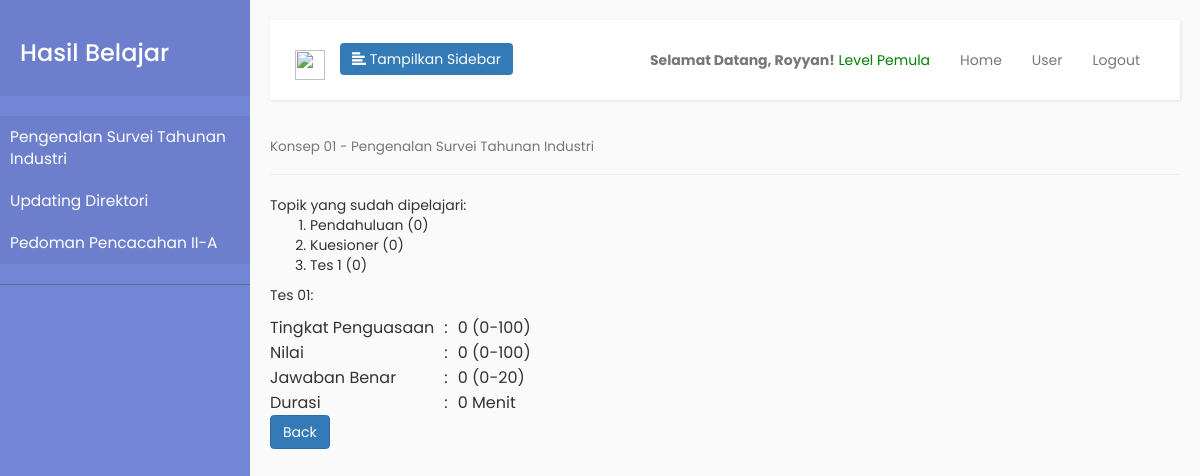
/hasil_belajar.php?konsep_aktif=01&topik_aktif=01 (signed in), run on the app's committed database.
### tables this page shows
CREATE TABLE `materi` (
  `id_konsep` varchar(2) NOT NULL,
  `judul_konsep` varchar(256) NOT NULL,
  `id_topik` varchar(4) NOT NULL,
  `judul_topik` varchar(256) NOT NULL,
  `id` int(11) NOT NULL,
  `video_url` varchar(256) NOT NULL
);

CREATE TABLE `konseptes` (
  `id` int(11) NOT NULL,
  `ID_siswa` varchar(256) NOT NULL,
  `ID_tes` varchar(256) NOT NULL,
  `bobot_tes` int(11) NOT NULL,
  `durasi` int(11) NOT NULL,
  `jawaban_benar` int(11) NOT NULL,
  `nilai` int(11) NOT NULL,
  `tingkat_penguasaan` int(11) NOT NULL,
  `jumlah_tes` int(11) NOT NULL
);

### hasil_belajar.php (the view, shortened to what this page needs)
<?php
    require('blog_connect.php');
    $konsep_aktif = $_GET['konsep_aktif'];
    $topik_aktif = $_GET['topik_aktif'];
    $id_siswa = $_SESSION['nip'];
    $query = "SELECT id_konsep, judul_konsep, id_topik, judul_topik, video_url FROM materi WHERE id_konsep = '$konsep_aktif' AND id_topik = " . $konsep_aktif . $topik_aktif;
    $result = $con->query($query);
    $row = $result->fetch(PDO::FETCH_NUM);
    $konsep_aktif_judul = $row[1];
    $query = "SELECT id_siswa, id_tes, bobot_tes, durasi, jawaban_benar, nilai, tingkat_penguasaan, jumlah_tes FROM konseptes WHERE id_siswa = $id_siswa AND id_tes = $konsep_aktif";
    $result = $con->query($query);
    $row = $result->fetch(PDO::FETCH_NUM);
    $durasi = $row[3];
    $jawaban_benar = $row[4];
    $nilai = $row[5];
    $tingkat_penguasaan = $row[6];
?>
<html !DOCTYPE>
    <?php require('head.php'); ?>
    <body>
    <div class="wrapper">
        <?php
            include('sidebar_singkat.php');
        ?>
        <div id="content" class="container">
            <?php
                include('navbar.php');
            ?>
            <h4>
                <small><?php echo "Konsep " . $konsep_aktif . " - " . $konsep_aktif_judul; ?></small>
            </h4>
            <hr />
            Topik yang sudah dipelajari:
            <ol>
            <?php
                $query_judul = "SELECT id_konsep, judul_konsep, id_topik, judul_topik FROM materi WHERE id_konsep = $konsep_aktif";
                $result_judul = $con->query($query_judul);
                while ($row_judul = $result_judul->fetch(PDO::FETCH_NUM)) {
                    $jumlah = 0;
                    echo "<li>" . $row_judul[3] . " (" . $jumlah . ")</ li>";
                }
            ?>
            </ol>
            Tes <?= $konsep_aktif ?>:
            <table>
                <tr>
                    <td>Tingkat Penguasaan</td>
                    <td style="padding:0 10px;">:</td>
                    <td><?= $tingkat_penguasaan ?> (0-100)</td>
                </tr>
                <tr>
                    <td>Nilai</td>
                    <td style="padding:0 10px;">:</td>
                    <td><?= $nilai ?> (0-100)</td>
                </tr>
                <tr>
                    <td>Jawaban Benar</td>
                    <td style="padding:0 10px;">:</td>
                    <td><?= $jawaban_benar ?> (0-20)</td>
                </tr>
                <tr>
                    <td>Durasi</td>
                    <td style="padding:0 10px;">:</td>
                    <td><?= $durasi ?> Menit</td>
                </tr>
            </table>
            <a href="index.php"><button type="submit" class="btn btn-primary">Back</button></a>
        </div>
    </div>
    </body>
</html>

### head.php (shortened to what this page needs)
<head>
    <link rel="stylesheet" href="https://maxcdn.bootstrapcdn.com/bootstrap/3.3.7/css/bootstrap.min.css">
    <link rel="stylesheet" href="https://cdnjs.cloudflare.com/ajax/libs/bootstrap-datepicker/1.4.1/css/bootstrap-datepicker3.css">
    <link rel="stylesheet" href="css/main.css">
    <link rel="stylesheet" href="css/sidebar.css">
</head>

### sidebar_singkat.php (shortened to what this page needs)
<nav id="sidebar">
    <div class="sidebar-header">
        <h3>Hasil Belajar</h3>
    </div>
    <ul class="list-unstyled components">
        <?php
            $query = "SELECT id_konsep, judul_konsep, id_topik, judul_topik FROM materi";
            $result = $con->query($query);
            $row = $result->fetch(PDO::FETCH_NUM);
            $crnt_judul = $row[1];
            $konsep_pilih = 1;
            echo('
                <li class="active">
                            <a href="hasil_belajar.php?konsep_aktif=0'.$konsep_pilih.'&topik_aktif=0'.$konsep_pilih.'">'.$crnt_judul.'</a>
            ');
            while($row = $result->fetch(PDO::FETCH_NUM)) {
                if ($row[1] != $crnt_judul)
                {
                    $crnt_judul = $row[1];
                    $konsep_pilih++;
                    echo (
                            '</li>
                        <li class="active">
                            <a href="hasil_belajar.php?konsep_aktif=0'.$konsep_pilih.'&topik_aktif=0'.$konsep_pilih.'">'.$crnt_judul.'</a>
                    ');
                }
            }
            echo('</li></ul>');
        ?>
</nav>

### navbar.php
<nav class="navbar navbar-default">
    <div class="container-fluid">
        <div class="navbar-header">
            <button type="button" id="sidebarCollapse" class="btn btn-primary navbar-btn">
                <i class="glyphicon glyphicon-align-left"></i>
                <span>Tampilkan Sidebar</span>
            </button>
            <a class="navbar-brand" href="index.php">
                <img src="logo.png" width="30" height="30" alt="">
            </a>
        </div>
        <div class="collapse navbar-collapse" id="bs-example-navbar-collapse-1">
            <ul class="nav navbar-nav navbar-right">
                <li>
                    <a href="#"><b>Selamat Datang, <?= $_SESSION['nama'] ?>!</b> <span style="color:green">Level
                    <?php
                        $level_pengetahuan = $_SESSION['level_pengetahuan'];
                        if ($level_pengetahuan < 40) {
                            echo "Pemula";
                        } else if ($level_pengetahuan >= 40 && $level_pengetahuan <70) {
                            echo "Menengah";
                        } else if ($level_pengetahuan >= 70 && $level_pengetahuan < 90) {
                            echo "Baik!";
                        } else {
                            echo "Ahli!";
                        }
                    ?></span>
                    </a>
                </li>
                <li>
                    <a href="index.php">Home</a>
                </li>
                <li>
                    <a href="profile.php">User</a>
                </li>
                <li>
                    <a href="logout.php">Logout</a>
                </li>
            </ul>
        </div>
    </div>
</nav>

### css/sidebar.css (style rules this page uses)
body { font-family: 'Poppins', sans-serif; background: #fafafa; }
a, a:hover, a:focus { color: inherit; text-decoration: none; transition: all 0.3s; }
.navbar { padding: 15px 10px; background: #fff; border: none; border-radius: 0; margin-bottom: 40px; box-shadow: 1px 1px 3px rgba(0, 0, 0, 0.1); }
.navbar-btn { box-shadow: none; outline: none !important; border: none; }
.wrapper { display: flex; align-items: stretch; }
#sidebar { min-width: 250px; max-width: 250px; background: #7386D5; color: #fff; transition: all 0.3s; }
#sidebar .sidebar-header { padding: 20px; background: #6d7fcc; }
#sidebar ul.components { padding: 20px 0; border-bottom: 1px solid #47748b; }
#sidebar ul li a { padding: 10px; font-size: 1.1em; display: block; }
#sidebar ul li.active>a, a[aria-expanded="true"] { color: #fff; background: #6d7fcc; }
#content { padding: 20px; min-height: 100vh; transition: all 0.3s; }

### data on the page
materi: judul_konsep "Pengenalan Survei Tahunan Industri", judul_topik "Pendahuluan", jumlah "0"
materi: judul_konsep "Updating Direktori"
materi: judul_konsep "Pedoman Pencacahan II-A"
materi: judul_topik "Kuesioner", jumlah "0"
materi: judul_topik "Tes 1", jumlah "0"
konseptes: tingkat_penguasaan "0", nilai "0", jawaban_benar "0", durasi "0"

### other printed values
$_SESSION['nama'] "Royyan"
$konsep_aktif "01"
